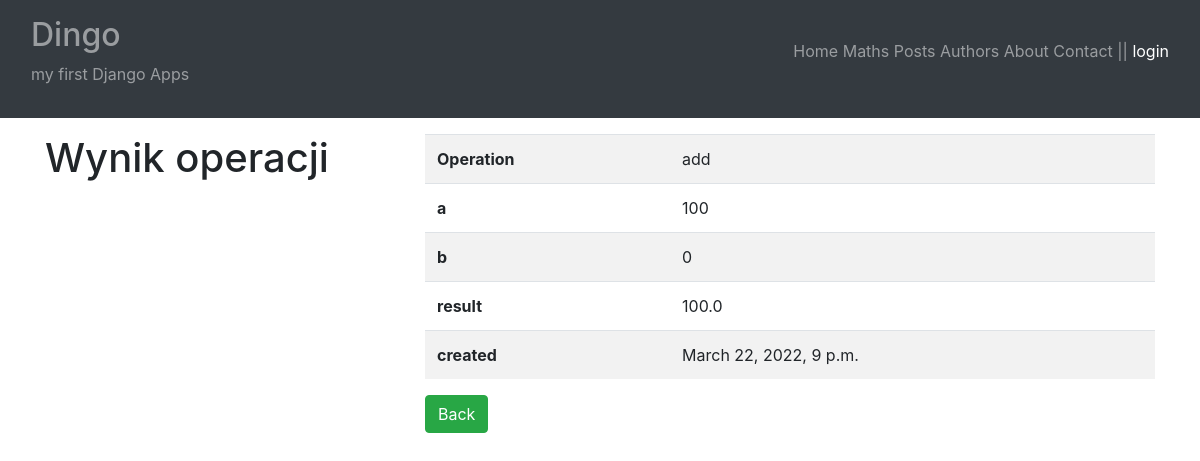
Page /maths/histories/15 on the committed database.
### maths/models.py (models this page shows, shortened)
class Math(models.Model):
    operation = models.CharField(max_length=5, choices=OPERATION_CHOICES)
    a = models.IntegerField()
    b = models.IntegerField()
    created = models.DateTimeField(auto_now_add=True)
    result = models.ForeignKey(
        "maths.Result",
        on_delete=models.CASCADE,
        null=True,
        blank=True
    )
    class Meta:
        ordering = ["-id"]

class Result(models.Model):
    value = models.FloatField(blank=True, null=True, unique=True)
    error = models.CharField(
        max_length=255,
        null=True,
        blank=True,
        unique=True
    )
    class Meta:
            constraints = [
                models.CheckConstraint(
                    name="%(app_label)s_%(class)s_value_error_together",
                    check=(
                        models.Q(
                            value__isnull=False,
                            error__isnull=True,
                        )
                        | models.Q(
                            value__isnull=True,
                            error__isnull=False,
                        )
                    ),
                )
            ]
    def __str__(self):
        return f"{self.value}"

### maths/views.py (the view)
# urls.py: path("histories/<int:id>", math_details, name="details"),
def math_details(request, id):
    math = Math.objects.get(id=id)
    return render(
        request=request,
        template_name="maths/details.html",
        context={"math": math}
    )

### maths/templates/maths/details.html (shortened to what this page needs)
{% extends "main.html" %}
{% block content %}
<div class="row">
    <div class="col-4">
        <h1>Wynik operacji</h1>
    </div>
    <div class="col">
        <table class="table table-striped">
            <tbody>
                <tr>
                    <th scope="row">Operation</th>
                    <td>{{ math.operation }}</td>
                </tr>
                <tr>
                    <th scope="row">a</th>
                    <td>{{ math.a }}</td>
                </tr>
                <tr>
                    <th scope="row">b</th>
                    <td>{{ math.b }}</td>
                </tr>
                <tr>
                    <th scope="row">result</th>
                    <td>{{ math.result }}</td>
                </tr>
                <tr>
                    <th scope="row">created</th>
                    <td>{{ math.created }}</td>
                </tr>
            </tbody>
        </table>
        <a class="btn btn-success" href="{% url 'maths:list' %}">Back</a>
    </div>
</div>
{% endblock %}

### rows in the picture
Math: operation "add", a "100", b "0", result "100.0", created "March 22, 2022, 9 p.m."
